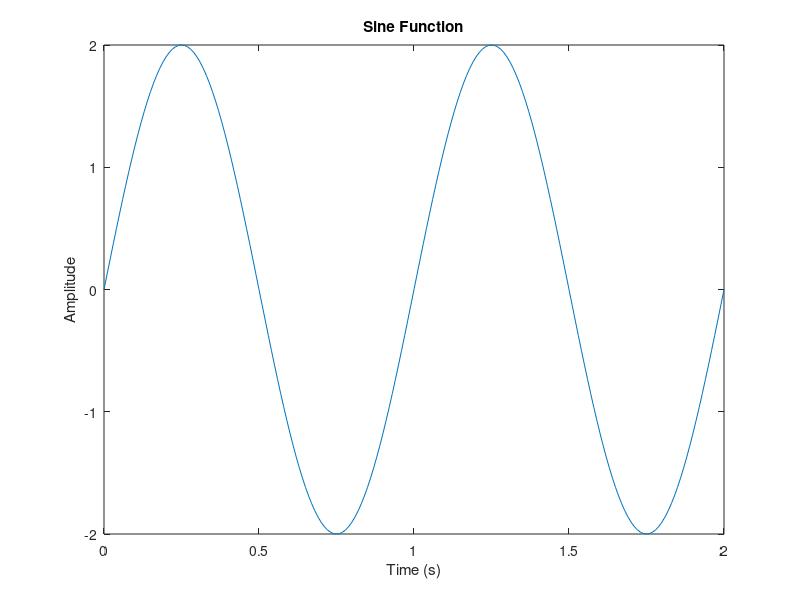
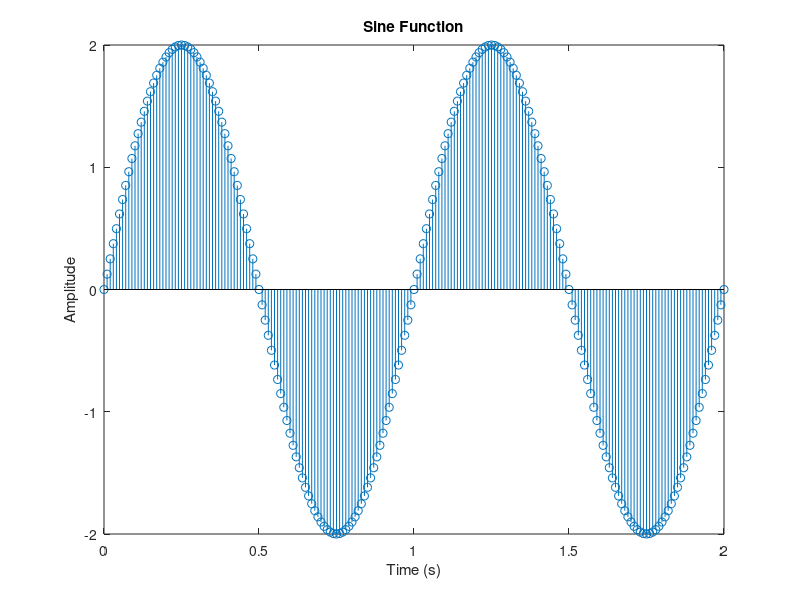

MATLAB code for these plots, in order:
%% *Homework 1*

%% Clear the workspace
close all;
clear;
clc;

%% Homework 1_1

Ts = 0.01;
amp = 2;
t = 0:Ts:2;
f = 1;
w = 2*pi*f;
signal = amp*sin(w*t);
figure('Name', 'Sine Plot');
plot(t,signal, 'LineWidth', 0.5);
xlabel('Time (s)');
ylabel('Amplitude');
title('Sine Function');
figure('Name', 'Sine Plot');
stem(t,signal, 'LineWidth', 0.5);
xlabel('Time (s)');
ylabel('Amplitude');
title('Sine Function');

%%%
